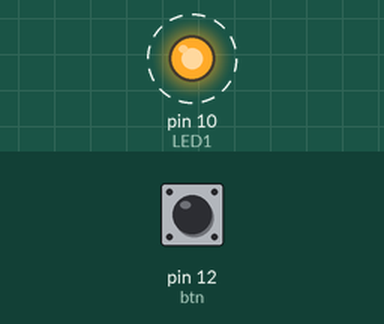
This sketch was run on a simulated Arduino Uno, built with avr-gcc and run on an emulated ATmega328P. Shown: output pins drawn as LEDs (lit = HIGH). Dashed ring = blinking. The inputs (shaded band) are chosen by the test bench; at power-on: pin 12 (btn) HIGH. What the sketch prints to the serial monitor is not drawn.

Above: at 0.2 s.
Timing chart, 0 to 3.0 s (numbered marks = the images above):
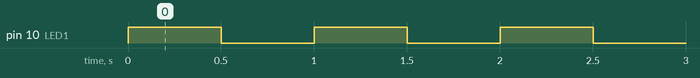

The sketch:

incisioF.ino
```cpp
const int LED1 = 10;
const int btn = 12;

int buttonState = 0;
int tiemp = 500;
int counter =0;

void setup()
{
  pinMode(LED1,OUTPUT);
  pinMode(btn, INPUT_PULLUP);
  attachInterrupt(btn, count, CHANGE);
  Serial.begin(9600);
}

void loop()
{
  buttonState = digitalRead(btn);
  Serial.println(counter);
  digitalWrite(LED1,HIGH);
  delay(tiemp);
  digitalWrite(LED1,LOW);
  delay(tiemp);
}

void count(){
  counter = counter+1;
  Serial.println(counter);
}
```

Measured:
- by itself, pin 10 (LED1): alternates HIGH for 0.50 s and LOW for 0.50 s
